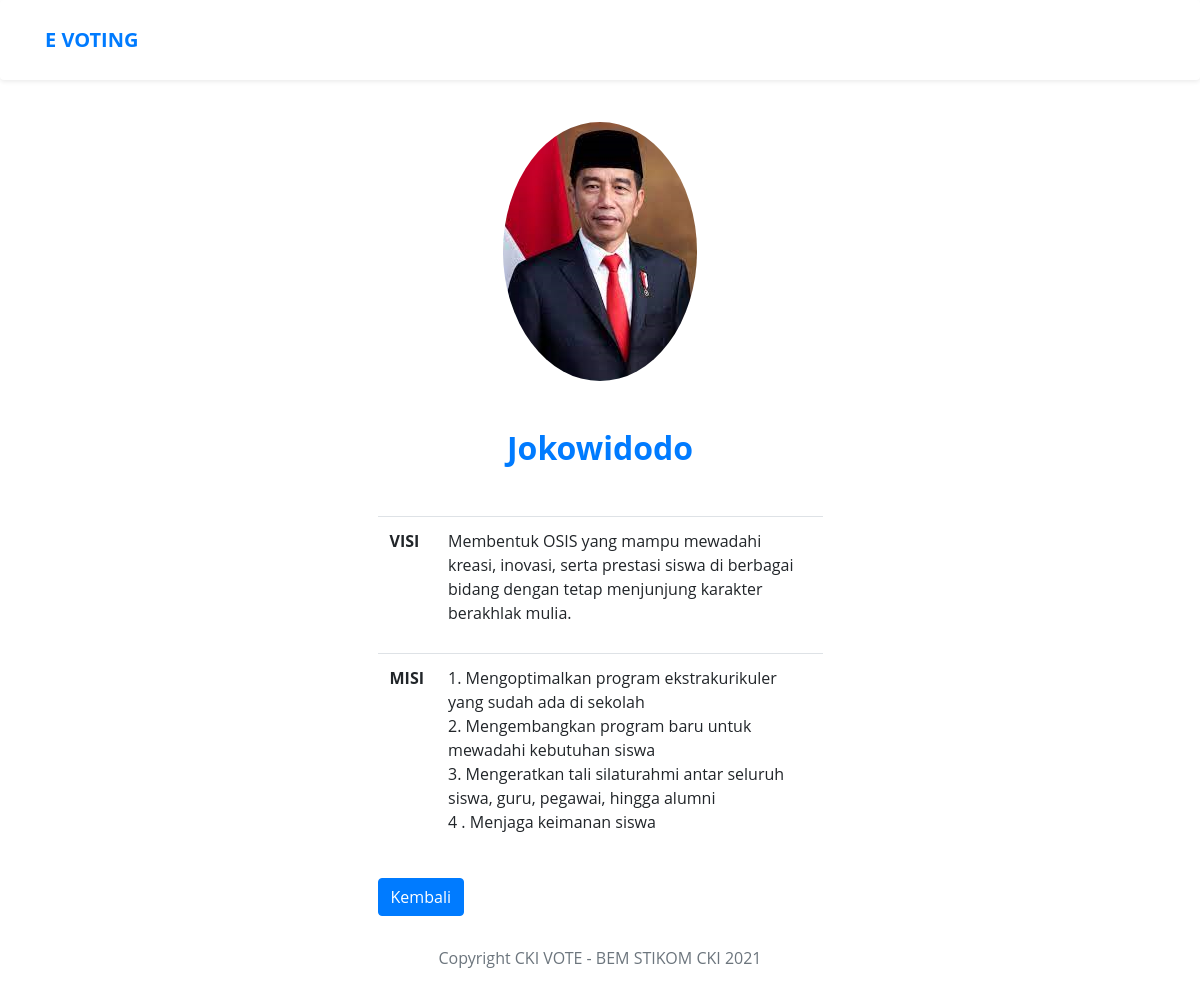
The page /home/visimisi/1 on the database its author committed.
### tables this page shows
CREATE TABLE `kandidat` (
  `id` int(11) NOT NULL,
  `nama_kandidat` varchar(128) NOT NULL,
  `nama_calon` varchar(128) NOT NULL,
  `foto` varchar(128) NOT NULL DEFAULT 'default.png'
);

CREATE TABLE `visimisi` (
  `id` int(11) NOT NULL,
  `id_kandidat` int(11) NOT NULL,
  `visi` varchar(255) NOT NULL,
  `misi` varchar(255) NOT NULL
);

### application/controllers/Home.php (called while the page is built, shortened)
<?php
class Home extends CI_Controller
{
    public function __construct()
    {
        $this->load->library('form_validation');
        $this->load->model('home_model');
    }
    public function visimisi($id_kandidat)
    {
        $data['title'] = 'Visi & Misi';
        $data['kandidat'] = $this->db->get_where('kandidat', ['id' => $id_kandidat])->row();
        $data['visimisi'] = $this->db->get_where('visimisi', ['id_kandidat' => $id_kandidat])->row();
        $this->load->view('template/header', $data);
        $this->load->view('auth/home/visimisi');
        $this->load->view('template/footer');
    }
}

### index.php (called while the page is built, shortened)
<?php
require_once BASEPATH.'core/CodeIgniter.php';

### application/views/auth/home/visimisi.php (the view)
<section class="sec1" id="sec1">
    <div class="container">
        <div class="row justify-content-center">
            <div class="col-md-5">
                <img src="<?= base_url('assets/img/' . $kandidat->foto) ?>" alt="" srcset="" class="img-cirle">
                <h2 class="text-primary mt-5 h2-sec1 font-weight-bold text-center mb-5"><?= $kandidat->nama_calon ?></h2>
                <table class="table">
                    <tr>
                        <th>VISI</th>
                        <td>
                            <?= $visimisi->visi ?>
                        </td>
                    </tr>
                    <tr>
                        <th>MISI</th>
                        <td>
                            <?= $visimisi->misi ?>
                        </td>
                    </tr>
                </table>
                <a href="<?= base_url('home') ?>" class="btn btn-primary">Kembali</a>
            </div>
        </div>
    </div>
</section>
<footer>
    <p class="text-secondary text-center text-muted">Copyright CKI VOTE - BEM STIKOM CKI 2021</p>
</footer>

### assets/css/style.css (style rules this page uses)
html { scroll-behavior: smooth; }
body { font-family: 'Open Sans', sans-serif; }
.sec1 { min-height: 400px; margin-top: 100px; }
footer { min-height: 80px; padding: 30px; }

### application/views/template/header.php (style rules this page uses)
.img-cirle { display: block; border-radius: 50%; margin: 5% auto; }

### rows shown on the page
kandidat: foto (picture), nama_calon "Jokowidodo"
visimisi: visi "Membentuk OSIS yang mampu mewadahi kreasi, inovasi, serta prestasi siswa di berbagai bidang dengan tetap menjunjung karakter berakhlak mulia.", misi "1. Mengoptimalkan program ekstrakurikuler yang sudah ada di sekolah 2. Mengembangkan program baru untuk mewadahi kebutuhan siswa 3. Mengeratkan tali silaturahmi antar seluruh siswa, guru, pegawai, hingga alumni 4 . Menjaga keimanan siswa"
